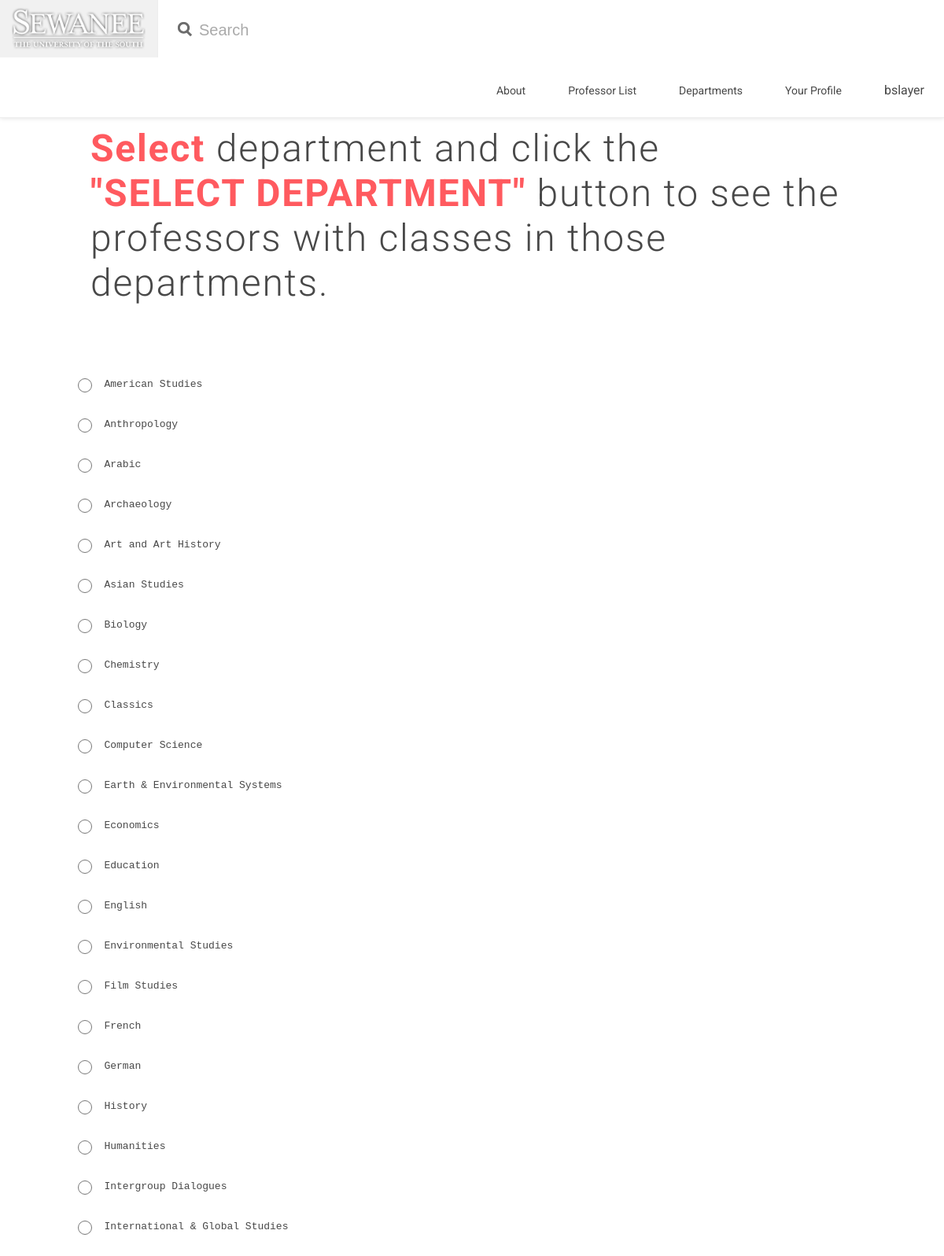
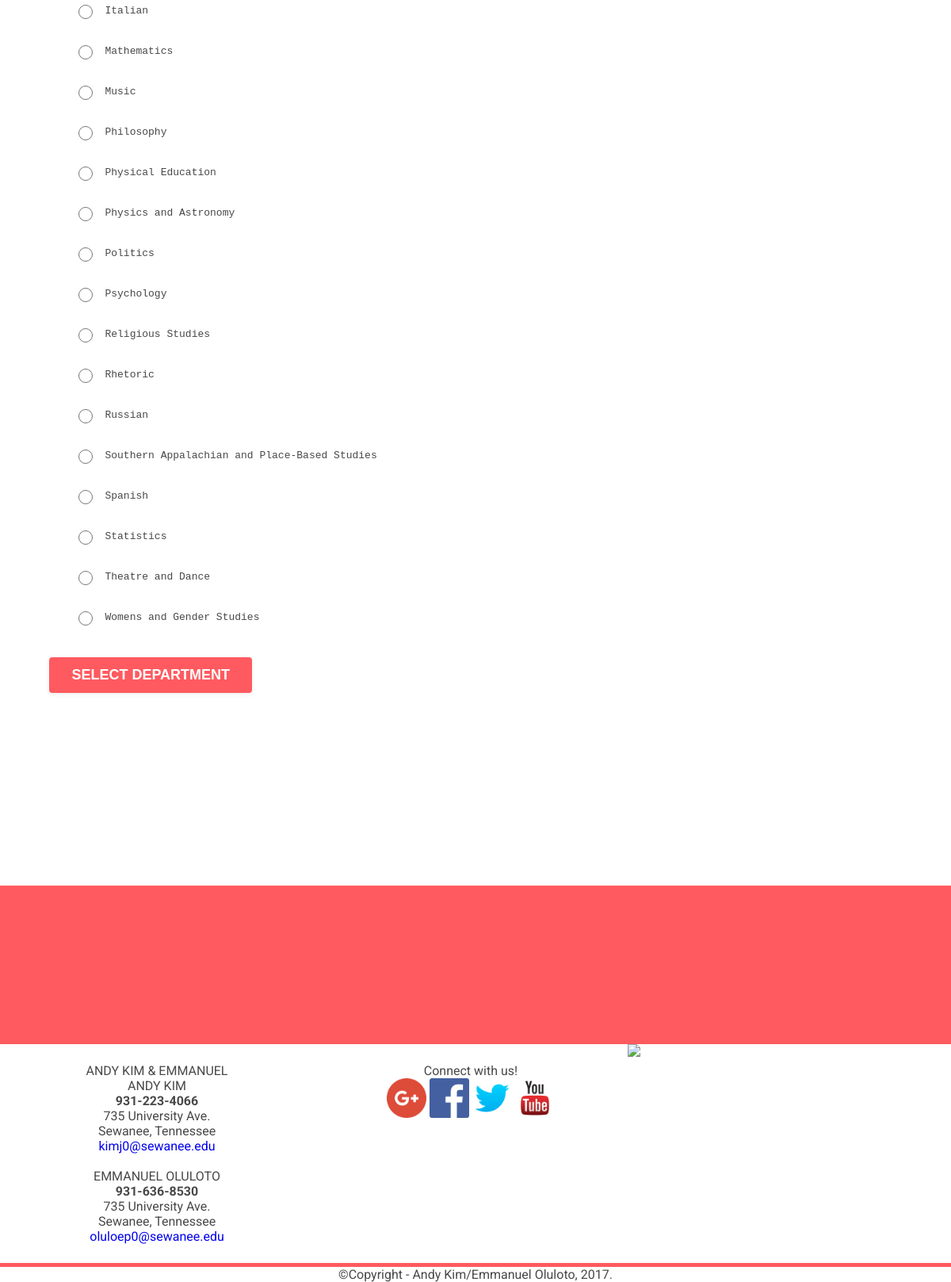
Screenshot of /php/department.php (signed in) with the database file from the repository (2 pictures, top to bottom).
### tables this page shows
CREATE TABLE departments(
   deptID           int  AUTO_INCREMENT PRIMARY KEY

  ,dept             varchar(45)
);

### php/department.php (the view, shortened to what this page needs)
<?php require_once('header.php') ?>
<!DOCTYPE html>
<html>
	<head>
		<link rel="stylesheet" type="text/css" href="http://code.ionicframework.com/ionicons/2.0.1/css/ionicons.min.css" />
		<link rel="stylesheet" type="text/css" href="/css/main.css"/>
	</head>
	<body>
  	<div class="top-nav active clearfix">
  		<a href="index.html" class="logo">
  			<img src="/image/logo2.png" alt="Sewanee"/>
  		</a>
  		<div id="nav-searchbar">
  			<form method="GET" action="index.html">
  				<input type="text" name="search" id="nav-search" placeholder="Search"/>
  			</form>
  		</div>
  		<ul>
  		</ul>
  	</div>
<span style="display:block; height: 100px;"></span>
    <div class="row">
      <h1 id="moto"><span>Select</span> department and click the <br><span>"SELECT DEPARTMENT"</span> button
         to see the professors with classes in those departments.</h1>
    </div>
<?php
  $query = "SELECT * FROM departments";
  $result = $connection->query($query);
    $rows = $result->num_rows;
  echo '<pre><form action="profsByDept.php" method="post"> <div class ="set">' ;
    for ($i = 0; $i < $rows; $i++){
      $result->data_seek($i);
      $row = $result->fetch_array(MYSQLI_NUM);
      echo <<<_END
            <input style='line-height: 50px;' type="radio" name="dept" value="$row[0]"> $row[1] $row[2] <br>
_END;
    }
  echo '
        <input type="submit" name="search" value="SELECT DEPARTMENT"/>
       </div> </form></pre>';
?>
<span style="display:block; height: 200px;"></span>
<footer>
	<div class="section">
		<p>ANDY KIM & EMMANUEL</p>
	<p>ANDY KIM</p>
	<p><b>931-223-4066</b><br>
		735 University Ave.<br>
		Sewanee, Tennessee<br>
		<a href = "mailto:kimj0@sewanee.edu">kimj0@sewanee.edu</a></p>
	<br>
	<p> EMMANUEL OLULOTO</p>
		<p><b>931-636-8530</b><br>
		735 University Ave.<br>
		Sewanee, Tennessee<br>
		<a href = "mailto:oluloep0@sewanee.edu">oluloep0@sewanee.edu</a></p>
	</div>
	<div class="section"><div id="social">
		<p>Connect with us!</p>
		<ul>
			   <li><a href="#"><img src="/image/logos/1491580659-yumminkysocialmedia23_83074.png"/></a></li>
			   <li><a href="#"><img src="/image/logos/Facebook_icon-icons.com_66805.png"/></a></li>
			   <li><a href="#"><img src="/image/logos/twitter_socialnetwork_20007.png"/></a></li>
			   <li><a href="#"><img src="/image/logos/youtube_socialnetwork_19998.png"/></a></li>
		</ul>
	</div></div>
			<img src="https://upload.wikimedia.org/wikipedia/commons/2/2b/Sewanee.png"/>
</footer>
<p style="text-align:center">&#169;Copyright - Andy Kim/Emmanuel Oluloto, 2017.</p>
</body>
</html>

### css/main.css (style rules this page uses)
input[type="text"], input[type="password"], input[type="email"], input[type="number"], select { font-size: 18px; padding: 10px 12px; border: 1px solid #ccc; border-radius: 4px; margin-bottom: 12px; width: 80%; box-sizing: border-box; transition: border-color 0.2s; }
input[type="radio"] { accent-color: #ff5a5f; width: 18px; height: 18px; margin-right: 8px; vertical-align: middle; }
input[type="submit"], button { background-color: #ff5a5f; color: #fff; border: none; border-radius: 4px; padding: 12px 28px; font-size: 18px; font-weight: 700; cursor: pointer; margin-top: 10px; transition: background 0.2s, box-shadow 0.2s; box-shadow: 0 2px 6px rgba(0,0,0,0.07); }
body { margin: 0; padding: 0; font-family: 'Roboto', sans-serif; font-weight: 400; color:#484848; overflow-x: hidden; }
p { font-size: 16px; margin: 0; padding: 0; }
a:link { font-size: 16px; text-decoration: none; margin: 0; padding: 0; }
h1,h2,h3,h4,h5,h6,ul,ol,li { margin: 0; padding: 0; }
ul, ol { list-style-type: none; }
.clearfix::after { content: ""; display: table; clear: both; }
.row { position: relative; max-width: 970px; height: auto; margin: 0 auto; }
footer { border-top: 200px solid #ff5a5f; border-bottom: 5px solid #ff5a5f; width: 100%; overflow: hidden; }
footer img { width: 25%; }
li { display: inline; }
#social img { width: 50px; height: 50px; }
.section { width: 29%; float: left; margin: 2% 2%; text-align: center; }
.top-nav { position: relative; width: 100%; height: auto; background-color: #fff; z-index: 200; }
.top-nav.active { position: fixed; left: 0; top: 0; border-bottom: 1px solid #eee; box-shadow: 0 1px 5px rgba( 0, 0, 0, 0.1); -webkit-box-shadow: 0 1px 5px rgba( 0, 0, 0, 0.1); -moz-box-shadow: 0 1px 5px rgba( 0, 0, 0, 0.1); }
.logo:link { position: relative; color: #ccc; display: inline-block; transition: all 0.3s ease; -webkit-transition: all 0.3s ease; -moz-transition: all 0.3s ease; -o-transition: all 0.3s ease; float: left; }
.logo img { position: relative; padding: 10px 15px; width: 170px; vertical-align: middle; }
.top-nav.active .logo img { border-right: 1px solid #eee; }
#nav-searchbar { display:none; width: 490px; height: 100%; }
.top-nav.active #nav-searchbar { display: inline-block; }
#nav-searchbar form input { padding: 27px 10px 18px 52px; width: 100%; border: none; outline: none; color: #666; font-size: 20px; box-sizing: border-box; -webkit-box-sizing: border-box; -moz-box-sizing: border-box; background-image: url('image/search_icon.png'); background-repeat: no-repeat; background-position: 25px 28px; background-size: 18px; }
.top-nav ul { float: right; padding: 25px 0; }
#moto { font-size: 48px; font-weight: 300; color: #484848; margin: 60px 0; letter-spacing: 1.8px; }
#moto span { color: #FF5A5F; font-weight: 700; }

### rows the page displays
departments: dept "American Studies"
departments: dept "Anthropology"
departments: dept "Arabic"
departments: dept "Archaeology"
departments: dept "Art and Art History"
departments: dept "Asian Studies"
departments: dept "Biology"
departments: dept "Chemistry"
departments: dept "Classics"
departments: dept "Computer Science"
departments: dept "Earth & Environmental Systems"
departments: dept "Economics"
departments: dept "Education"
departments: dept "English"
departments: dept "Environmental Studies"
departments: dept "Film Studies"
departments: dept "French"
departments: dept "German"
departments: dept "History"
departments: dept "Humanities"
departments: dept "Intergroup Dialogues"
departments: dept "International & Global Studies"
departments: dept "Italian"
departments: dept "Mathematics"
departments: dept "Music"
departments: dept "Philosophy"
departments: dept "Physical Education"
departments: dept "Physics and Astronomy"
departments: dept "Politics"
departments: dept "Psychology"
departments: dept "Religious Studies"
departments: dept "Rhetoric"
departments: dept "Russian"
departments: dept "Southern Appalachian and Place-Based Studies"
departments: dept "Spanish"
departments: dept "Statistics"
departments: dept "Theatre and Dance"
departments: dept "Womens and Gender Studies"

### other values shown
$u "bslayer"
